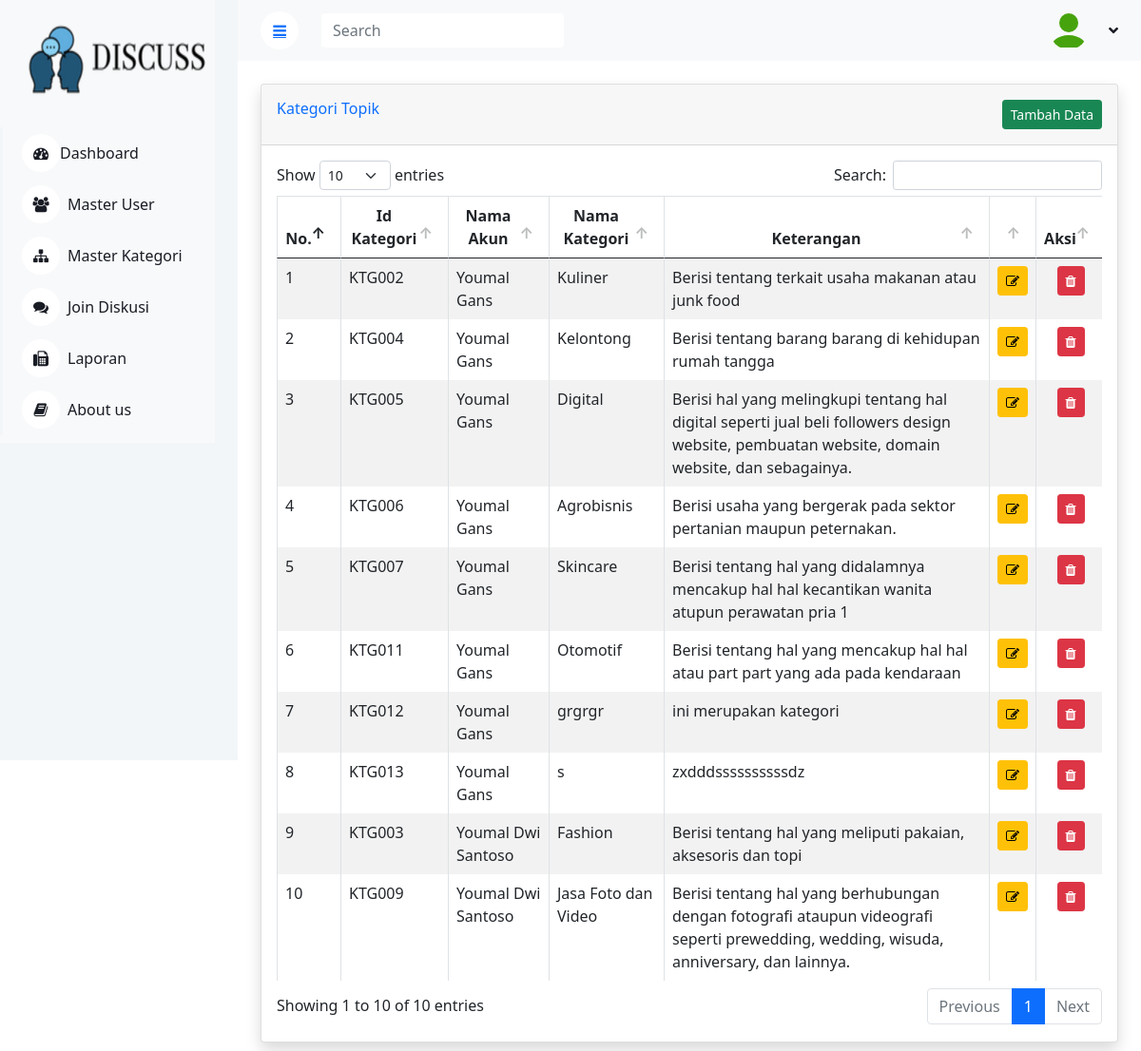
Page /index.php/masterkategori on the committed database.
### tables this page shows
CREATE TABLE `kategori` (
  `id_kategori` varchar(10) NOT NULL,
  `id_akun` varchar(10) NOT NULL,
  `nama_kategori` varchar(100) NOT NULL,
  `keterangan` varchar(1000) NOT NULL,
  `status` int(11) NOT NULL
);

CREATE TABLE `akun` (
  `id_akun` varchar(10) NOT NULL,
  `role` varchar(7) NOT NULL,
  `nama_user` varchar(50) NOT NULL,
  `jenis_kelamin` varchar(1) NOT NULL,
  `tgl_lahir` date NOT NULL,
  `pekerjaan` varchar(50) NOT NULL,
  `email` varchar(50) NOT NULL,
  `username` varchar(20) NOT NULL,
  `password` varchar(50) NOT NULL,
  `foto_profile` text NOT NULL,
  `status` int(1) NOT NULL
);

### application/controllers/MasterKategori.php (called while the page is built, shortened)
<?php defined('BASEPATH') OR exit('No direct script access allowed');
class MasterKategori extends CI_controller {
	public function __construct(){
		$this->load->model("kategori_model");
		$this->load->library('session');
	}
	public function index()
	{
		$data["kategori"]=$this->kategori_model->getAll();
	    $this->load->view('Admin/head');
	    $this->load->view('Admin/Kategori Topik/view',$data);
		$this->load->view('Admin/footer');
	}
}
?>

### index.php (called while the page is built, shortened)
<?php
require_once BASEPATH.'core/CodeIgniter.php';

### application/models/Kategori_model.php (called while the page is built, shortened)
<?php defined('BASEPATH') OR exit('No direct script access allowed');
class Kategori_model extends CI_Model
{
    public function getAll()
    {
        $query =  $this->db->query("SELECT u.id_kategori, c.nama_user, u.nama_kategori, u.keterangan FROM kategori u inner join akun c WHERE u.id_akun = c.id_akun AND u.status = 1");
        return $query->result();
    }
}

### application/views/Admin/Kategori Topik/view.php (the view, shortened to what this page needs)
<div class="container-fluid pt-4 px-4">
<div class="card shadow mb-4">
    <div class="card-header py-3 " >
        <h6 class="m-0 font-weight-bold text-primary">Kategori Topik
        <span style="float: right">
        <a href="<?php echo site_url('masterkategori/input') ?>" class ="btn btn-success btn-sm float-right">Tambah Data</a>
        </span>
    </h6>
    </div>
    <div class="card-body">
        <div class="table-responsive">
        <table class="table table-bordered table-hover table-striped" id="datatables">
                <thead>
                        <tr>
                            <th class="text-center">No.</th>
                            <th class="text-center">Id Kategori</th>
                            <th class="text-center">Nama Akun</th>
                            <th class="text-center">Nama Kategori</th>
                            <th class="text-center">Keterangan</th>
                            <th class="text-center"></th>
                            <th class="text-center">Aksi</th>
                        </tr>
                    </thead>
                    <tbody>
                        <?php $i = 0; ?>
                        <?php foreach ($kategori as $k) { ?>
                            <tr>
                                <td>
                                    <?php $i++; ?>
                                    <?php echo $i ?>
                                </td>
                                <td><?php echo $k->id_kategori ?></td>
                                <td><?php echo $k->nama_user ?></td>
                                <td><?php echo $k->nama_kategori ?></td>
                                <td><?php echo $k->keterangan ?></td>
                                <td class="text-center">
                                    <a href="<?= base_url('masterkategori/view_ubah/'.$k->id_kategori) ?>" class="btn btn-warning btn-sm"><i class="fa fa-edit"></i></a>
                                </td>
                                <td class="text-center">
                                    <a href="<?= base_url('masterkategori/hapus/'.$k->id_kategori) ?>" class="btn btn-danger btn-sm" id="tombol-hapus">
                                        <i class="fa fa-trash"></i>
                                    </a>
                                </td>
                            </tr>
                        <?php
                        } ?>
                    </tbody>
                </table>
            </div>
        </div>
    </div>
</div>

### assets/dataTables/datatables.css (style rules this page uses)
table.dataTable { clear: both; margin-top: 6px !important; margin-bottom: 6px !important; max-width: none !important; border-collapse: separate !important; }
table.dataTable td, table.dataTable th { -webkit-box-sizing: content-box; box-sizing: content-box; }
table.dataTable thead > tr > th.sorting_asc, table.dataTable thead > tr > th.sorting_desc, table.dataTable thead > tr > th.sorting, table.dataTable thead > tr > td.sorting_asc, table.dataTable thead > tr > td.sorting_desc, table.dataTable thead > tr > td.sorting { padding-right: 30px; }
table.dataTable thead .sorting, table.dataTable thead .sorting_asc, table.dataTable thead .sorting_desc, table.dataTable thead .sorting_asc_disabled, table.dataTable thead .sorting_desc_disabled { cursor: pointer; position: relative; }
table.dataTable thead .sorting:after, table.dataTable thead .sorting_asc:after, table.dataTable thead .sorting_desc:after, table.dataTable thead .sorting_asc_disabled:after, table.dataTable thead .sorting_desc_disabled:after { position: absolute; bottom: 8px; right: 8px; display: block; font-family: 'Glyphicons Halflings'; opacity: 0.5; }
table.dataTable thead .sorting:after { opacity: 0.2; content: "\e150"; }
table.dataTable thead .sorting_asc:after { content: "\e155"; }
table.table-bordered.dataTable th, table.table-bordered.dataTable td { border-left-width: 0; }
table.table-bordered.dataTable th:last-child, table.table-bordered.dataTable th:last-child, table.table-bordered.dataTable td:last-child, table.table-bordered.dataTable td:last-child { border-right-width: 0; }
table.table-bordered.dataTable tbody th, table.table-bordered.dataTable tbody td { border-bottom-width: 0; }

### assets/css/style.css (style rules this page uses)
:root { --primary: #009CFF; --light: #F3F6F9; --dark: #191C24; }
.btn { transition: .5s; }

### rows in the picture
kategori: id_kategori "KTG002", id_akun.nama_user "Youmal Gans", nama_kategori "Kuliner", keterangan "Berisi tentang terkait usaha makanan atau junk food"
kategori: id_kategori "KTG004", id_akun.nama_user "Youmal Gans", nama_kategori "Kelontong", keterangan "Berisi tentang barang barang di kehidupan rumah tangga"
kategori: id_kategori "KTG005", id_akun.nama_user "Youmal Gans", nama_kategori "Digital", keterangan "Berisi hal yang melingkupi tentang hal digital seperti jual beli followers design website, pembuatan website, domain website, dan sebagainya."
kategori: id_kategori "KTG006", id_akun.nama_user "Youmal Gans", nama_kategori "Agrobisnis", keterangan "Berisi usaha yang bergerak pada sektor pertanian maupun peternakan."
kategori: id_kategori "KTG007", id_akun.nama_user "Youmal Gans", nama_kategori "Skincare", keterangan "Berisi tentang hal yang didalamnya mencakup hal hal kecantikan wanita atupun perawatan pria 1"
kategori: id_kategori "KTG011", id_akun.nama_user "Youmal Gans", nama_kategori "Otomotif", keterangan "Berisi tentang hal yang mencakup hal hal atau part part yang ada pada kendaraan"
kategori: id_kategori "KTG012", id_akun.nama_user "Youmal Gans", nama_kategori "grgrgr", keterangan "ini merupakan kategori"
kategori: id_kategori "KTG013", id_akun.nama_user "Youmal Gans", nama_kategori "s", keterangan "zxdddssssssssssdz"
kategori: id_kategori "KTG003", id_akun.nama_user "Youmal Dwi Santoso", nama_kategori "Fashion", keterangan "Berisi tentang hal yang meliputi pakaian, aksesoris dan topi"
kategori: id_kategori "KTG009", id_akun.nama_user "Youmal Dwi Santoso", nama_kategori "Jasa Foto dan Video", keterangan "Berisi tentang hal yang berhubungan dengan fotografi ataupun videografi seperti prewedding, wedding, wisuda, anniversary, dan lainnya."
